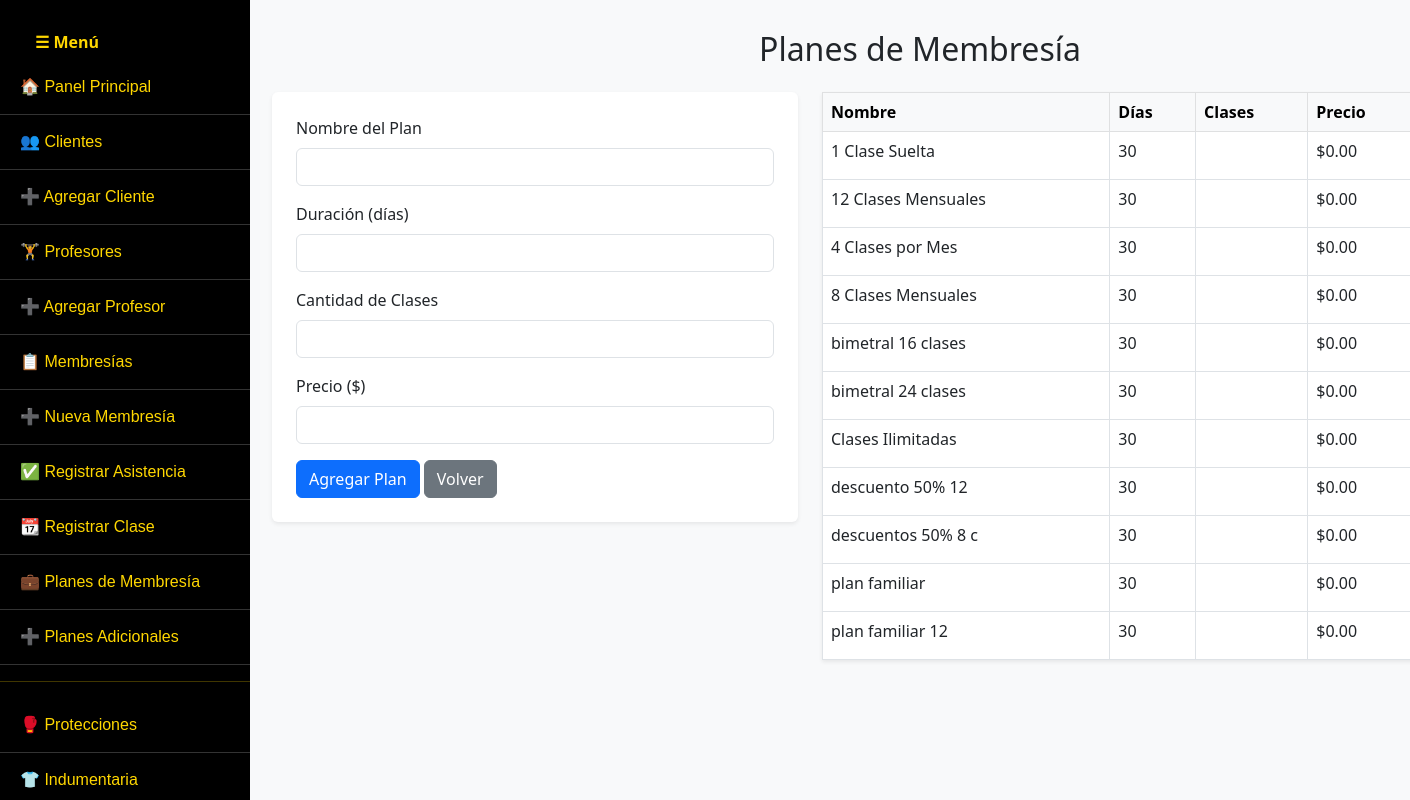
/tipos_membresia.php, run on the app's committed database.
### tables this page shows
CREATE TABLE `tipos_membresia` (
  `id` int(11) NOT NULL,
  `nombre` varchar(100) NOT NULL,
  `cantidad_clases` int(11) DEFAULT NULL,
  `duracion_dias` int(11) DEFAULT 30,
  `precio` decimal(10,2) NOT NULL,
  `monto` decimal(10,2) NOT NULL DEFAULT 0.00,
  `clases` int(11) NOT NULL DEFAULT 0
);

### tipos_membresia.php (the view, shortened to what this page needs)
<?php
include 'conexion.php';
include 'menu.php';
$planes = $conexion->query("SELECT * FROM tipos_membresia ORDER BY nombre ASC");
?>
<!DOCTYPE html>
<html lang="es">
<head>
    <link href="https://cdn.jsdelivr.net/npm/bootstrap@5.3.0/dist/css/bootstrap.min.css" rel="stylesheet">
</head>
<body class="bg-light">
<div class="container">
    <h2 class="mb-4 text-center">Planes de Membresía</h2>
    <div class="row">
        <div class="col-md-5">
            <form method="POST" class="bg-white p-4 rounded shadow-sm">
                <div class="mb-3">
                    <label for="nombre" class="form-label">Nombre del Plan</label>
                    <input type="text" name="nombre" id="nombre" class="form-control" required maxlength="100">
                </div>
                <div class="mb-3">
                    <label for="duracion_dias" class="form-label">Duración (días)</label>
                    <input type="number" name="duracion_dias" id="duracion_dias" class="form-control" min="0" required>
                </div>
                <div class="mb-3">
                    <label for="cantidad_clases" class="form-label">Cantidad de Clases</label>
                    <input type="number" name="cantidad_clases" id="cantidad_clases" class="form-control" min="0" required>
                </div>
                <div class="mb-3">
                    <label for="precio" class="form-label">Precio ($)</label>
                    <input type="number" step="0.01" name="precio" id="precio" class="form-control" required>
                </div>
                <button type="submit" class="btn btn-primary">Agregar Plan</button>
                <a href="index.php" class="btn btn-secondary">Volver</a>
            </form>
        </div>
        <div class="col-md-7">
            <table class="table table-bordered bg-white shadow-sm">
                <thead class="table-light">
                    <tr>
                        <th>Nombre</th>
                        <th>Días</th>
                        <th>Clases</th>
                        <th>Precio</th>
                    </tr>
                </thead>
                <tbody>
                    <?php while ($plan = $planes->fetch_assoc()): ?>
                    <tr>
                        <td><?= htmlspecialchars($plan['nombre']) ?></td>
                        <td><?= $plan['duracion_dias'] ?></td>
                        <td><?= $plan['cantidad_clases'] ?></td>
                        <td>$<?= number_format($plan['precio'], 2) ?></td>
                    </tr>
                    <?php endwhile; ?>
                </tbody>
            </table>
        </div>
    </div>
</div>
</body>
</html>

### menu.php (style rules this page uses)
body { margin: 0; padding: 0; }

### tipos_membresia.php (style rules this page uses)
.container { margin-left: 260px; padding-top: 30px; }

### data on the page
tipos_membresia: nombre "1 Clase Suelta", duracion_dias "30", precio "0.00"
tipos_membresia: nombre "12 Clases Mensuales", duracion_dias "30", precio "0.00"
tipos_membresia: nombre "4 Clases por Mes", duracion_dias "30", precio "0.00"
tipos_membresia: nombre "8 Clases Mensuales", duracion_dias "30", precio "0.00"
tipos_membresia: nombre "bimetral 16 clases", duracion_dias "30", precio "0.00"
tipos_membresia: nombre "bimetral 24 clases", duracion_dias "30", precio "0.00"
tipos_membresia: nombre "Clases Ilimitadas", duracion_dias "30", precio "0.00"
tipos_membresia: nombre "descuento 50% 12", duracion_dias "30", precio "0.00"
tipos_membresia: nombre "descuentos 50% 8 c", duracion_dias "30", precio "0.00"
tipos_membresia: nombre "plan familiar", duracion_dias "30", precio "0.00"
tipos_membresia: nombre "plan familiar 12", duracion_dias "30", precio "0.00"
